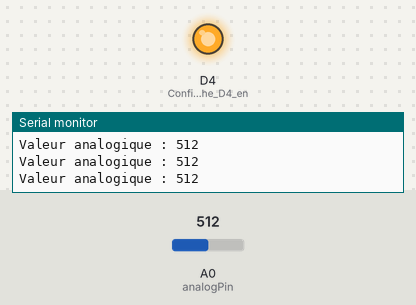
The sketch below on a simulated ESP8266 (NodeMCU). Shown: output pins drawn as LEDs (lit = HIGH), the last lines printed to the serial monitor. The test bench sets the inputs (shaded band); at power-on: A0 (analogPin) = 512.

Above: at 1.2 s.
1.3 s: A0 (analogPin) set to 687
2.8 s: A0 (analogPin) set to 716
At 3.6 s:
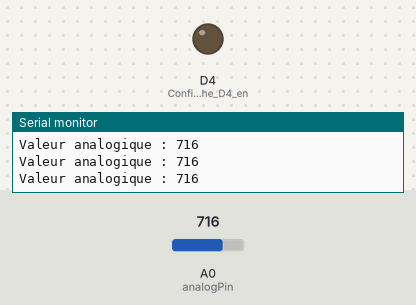
4.4 s: A0 (analogPin) set to 690
At 4.9 s:
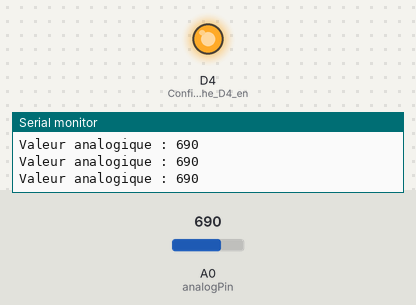
6.0 s: A0 (analogPin) set to 710
At 7.5 s:
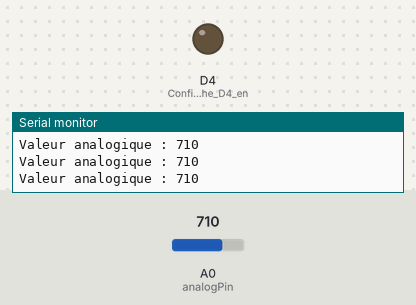
Timing chart, 0 to 8.6 s (numbered marks = the images above; inputs shaded):
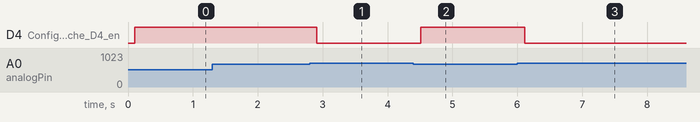

Measured:
- the behaviour switches between 699 and 700 on A0 (analogPin) (found by bisection; images 0 and 1)
- after the input at 2.8 s, D4 (Configure_la_broche_D4_en): HIGH → LOW after 0.11 s
- after the input at 4.4 s, D4 (Configure_la_broche_D4_en): LOW → HIGH after 0.11 s
- after the input at 6.0 s, D4 (Configure_la_broche_D4_en): HIGH → LOW after 0.12 s

The sketch:

Lecture_analogique.ino
```cpp
const int analogPin = A0; //Broche analogique à utiliser pour la lecture

void setup()
{

  Serial.begin(9600); // Démarre la communication série à 9600 bits/s
  pinMode(D4, OUTPUT); //Configure la broche D4 en sortie

}

void loop()
{

  int value = analogRead(analogPin); // Lit la valeur brute du convertisseur analogique

  Serial.print("Valeur analogique : ");
  Serial.println(value); // Affiche la valeur lue

  delay(100);

  if(value >= 700)
   {
    digitalWrite(D4, LOW);
   }
   else {
   digitalWrite(D4, HIGH);

   }

}
```
